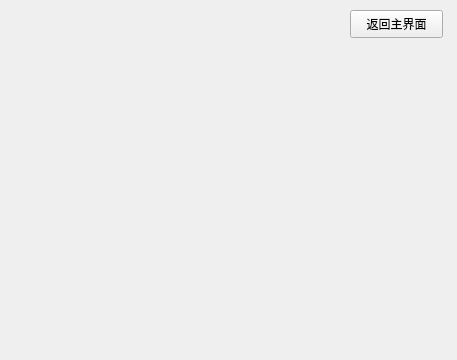
<?xml version="1.0" encoding="UTF-8"?>
<ui version="4.0">
 <class>lianwidget</class>
 <widget class="QWidget" name="lianwidget">
  <property name="geometry">
   <rect>
    <x>0</x>
    <y>0</y>
    <width>457</width>
    <height>360</height>
   </rect>
  </property>
  <property name="windowTitle">
   <string>Form</string>
  </property>
  <widget class="QPushButton" name="pushButton">
   <property name="geometry">
    <rect>
     <x>350</x>
     <y>10</y>
     <width>93</width>
     <height>28</height>
    </rect>
   </property>
   <property name="text">
    <string>返回主界面</string>
   </property>
  </widget>
 </widget>
 <resources/>
 <connections/>
</ui>
